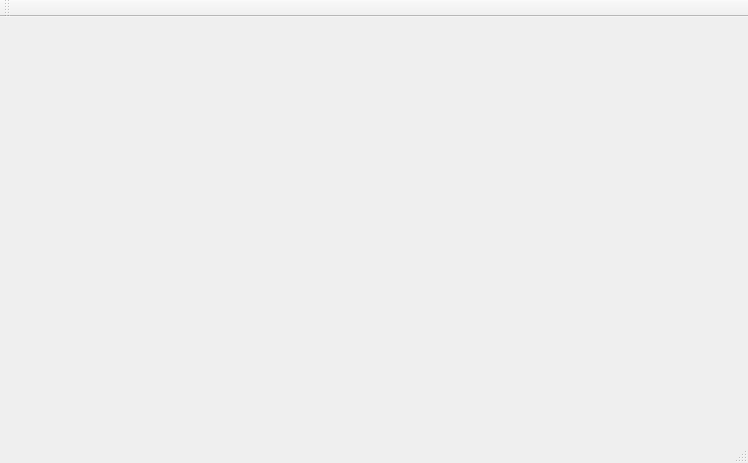
<?xml version="1.0" encoding="UTF-8"?>
<ui version="4.0">
 <class>MainWindow</class>
 <widget class="QMainWindow" name="MainWindow">
  <property name="geometry">
   <rect>
    <x>0</x>
    <y>0</y>
    <width>748</width>
    <height>463</height>
   </rect>
  </property>
  <property name="windowTitle">
   <string>MainWindow</string>
  </property>
  <widget class="QWidget" name="centralWidget"/>
  <widget class="QMenuBar" name="menuBar">
   <property name="geometry">
    <rect>
     <x>0</x>
     <y>0</y>
     <width>748</width>
     <height>29</height>
    </rect>
   </property>
  </widget>
  <widget class="QToolBar" name="mainToolBar">
   <attribute name="toolBarArea">
    <enum>TopToolBarArea</enum>
   </attribute>
   <attribute name="toolBarBreak">
    <bool>false</bool>
   </attribute>
  </widget>
  <widget class="QStatusBar" name="statusBar"/>
 </widget>
 <layoutdefault spacing="6" margin="11"/>
 <resources/>
 <connections/>
</ui>
